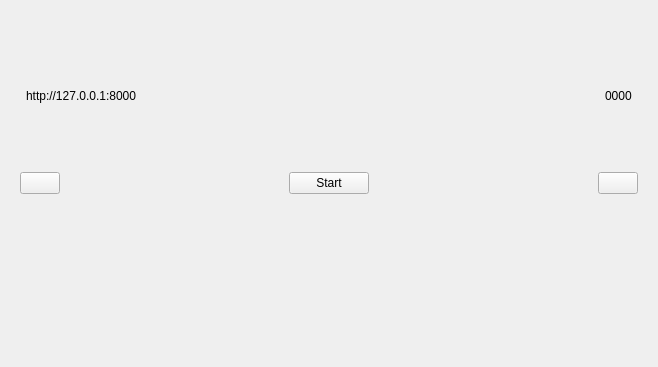
<?xml version="1.0" encoding="UTF-8"?>
<ui version="4.0">
 <class>UploadWidget</class>
 <widget class="QWidget" name="UploadWidget">
  <property name="geometry">
   <rect>
    <x>0</x>
    <y>0</y>
    <width>658</width>
    <height>367</height>
   </rect>
  </property>
  <property name="windowTitle">
   <string>Form</string>
  </property>
  <layout class="QVBoxLayout" name="verticalLayout_4">
   <item>
    <widget class="QWidget" name="widget" native="true">
     <layout class="QVBoxLayout" name="verticalLayout_3">
      <property name="spacing">
       <number>0</number>
      </property>
      <item>
       <layout class="QVBoxLayout" name="UploadFileWidgetsLayout"/>
      </item>
      <item>
       <layout class="QHBoxLayout" name="horizontalLayout">
        <item>
         <widget class="QLabel" name="serverLabel">
          <property name="styleSheet">
           <string notr="true">QLabel {margin-left:3px;}</string>
          </property>
          <property name="text">
           <string>http://127.0.0.1:8000</string>
          </property>
         </widget>
        </item>
        <item>
         <spacer name="horizontalSpacer_3">
          <property name="orientation">
           <enum>Qt::Horizontal</enum>
          </property>
          <property name="sizeHint" stdset="0">
           <size>
            <width>40</width>
            <height>20</height>
           </size>
          </property>
         </spacer>
        </item>
        <item>
         <widget class="QLabel" name="tokenLabel">
          <property name="styleSheet">
           <string notr="true">QLabel {margin-right:3px;}</string>
          </property>
          <property name="text">
           <string>0000</string>
          </property>
         </widget>
        </item>
       </layout>
      </item>
      <item>
       <layout class="QHBoxLayout" name="buttonsLayout">
        <item>
         <widget class="QPushButton" name="DelBtn">
          <property name="text">
           <string/>
          </property>
         </widget>
        </item>
        <item>
         <spacer name="horizontalSpacer_5">
          <property name="orientation">
           <enum>Qt::Horizontal</enum>
          </property>
          <property name="sizeHint" stdset="0">
           <size>
            <width>40</width>
            <height>20</height>
           </size>
          </property>
         </spacer>
        </item>
        <item>
         <widget class="QPushButton" name="MultiBtn">
          <property name="text">
           <string>Start</string>
          </property>
         </widget>
        </item>
        <item>
         <spacer name="horizontalSpacer_6">
          <property name="orientation">
           <enum>Qt::Horizontal</enum>
          </property>
          <property name="sizeType">
           <enum>QSizePolicy::Expanding</enum>
          </property>
          <property name="sizeHint" stdset="0">
           <size>
            <width>20</width>
            <height>20</height>
           </size>
          </property>
         </spacer>
        </item>
        <item>
         <widget class="QPushButton" name="QRBtn">
          <property name="text">
           <string/>
          </property>
         </widget>
        </item>
       </layout>
      </item>
      <item>
       <spacer name="verticalSpacer_2">
        <property name="orientation">
         <enum>Qt::Vertical</enum>
        </property>
        <property name="sizeType">
         <enum>QSizePolicy::Fixed</enum>
        </property>
        <property name="sizeHint" stdset="0">
         <size>
          <width>20</width>
          <height>1</height>
         </size>
        </property>
       </spacer>
      </item>
      <item>
       <layout class="QHBoxLayout" name="horizontalLayout_2">
        <item>
         <spacer name="horizontalSpacer">
          <property name="orientation">
           <enum>Qt::Horizontal</enum>
          </property>
          <property name="sizeHint" stdset="0">
           <size>
            <width>40</width>
            <height>20</height>
           </size>
          </property>
         </spacer>
        </item>
        <item>
         <widget class="QLabel" name="StatusBar">
          <property name="text">
           <string/>
          </property>
         </widget>
        </item>
        <item>
         <spacer name="horizontalSpacer_2">
          <property name="orientation">
           <enum>Qt::Horizontal</enum>
          </property>
          <property name="sizeHint" stdset="0">
           <size>
            <width>40</width>
            <height>20</height>
           </size>
          </property>
         </spacer>
        </item>
       </layout>
      </item>
      <item>
       <layout class="QHBoxLayout" name="QRCodeLayout"/>
      </item>
     </layout>
    </widget>
   </item>
  </layout>
 </widget>
 <resources/>
 <connections/>
</ui>
